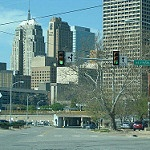
#> input picture Data-B&W/data/20060.jpg, 150 x 150 px, found by its file name; its folder holds only this picture in this run
$ jupyter execute --allow-errors ImageColorization_KNN.ipynb   (shell and % lines are left out)
#> lines starting #> are read from the running program, lines starting #| are printed output that depends on the picture
### Import necessary libraries

[cell 1]
import cv2
import skimage
import glob
import numpy as np
import pandas as pd
from matplotlib import pyplot as plt
from sklearn.neighbors import KNeighborsClassifier
from skimage.segmentation import slic
from skimage.util import img_as_float
from scipy import ndimage as nd
import warnings
warnings.filterwarnings("ignore")
import matplotlib.pyplot as plt
import matplotlib.image as mpimg
import os

### Feature Extraction Functions

[cell 2]
import numpy as np
import pandas as pd
from skimage.segmentation import slic
from skimage import img_as_float
from scipy import ndimage as nd

def extract_features(image):
    X1 = extract_all(image)
    X2 = superpixel(image, False).reshape(-1, 1)
    X3 = extract_neighbors_features(image).reshape(-1, 1)

    # Print shapes for debugging
    print("X1 shape:", X1.shape)
    print("X2 shape:", X2.shape)
    print("X3 shape:", X3.shape)

    X = np.concatenate((X1, X2, X3), axis=1)
    return X

def superpixel(image, status):
    if status:
        segments = slic(img_as_float(image), n_segments=100, sigma=5)
    else:
        segments = slic(img_as_float(image), n_segments=100, sigma=5, compactness=0.1, channel_axis=None)

    return segments

def extract_neighbors_features(img, distance=8):
    if len(img.shape) > 2:
        height, width, _ = img.shape  # For colored images
        total_pixels = height * width
    else:
        height, width = img.shape  # For grayscale images
        total_pixels = img.size

    X = []

    for x in range(height):
        for y in range(width):
            neighbors = []
            for k in range(x - distance, x + distance + 1):
                for p in range(y - distance, y + distance + 1):
                    if x == k and p == y:
                        continue
                    elif 0 <= k < height and 0 <= p < width:
                        if len(img.shape) > 2:
                            neighbors.append(img[k, p])  # For colored images
                        else:
                            neighbors.append(img[k, p])  # For grayscale images
                    else:
                        neighbors.append(0)

            X.append(sum(neighbors) / len(neighbors))

    return np.array(X).reshape(total_pixels, -1)


def extract_all(img):
    if len(img.shape) > 2:
        # For colored images
        img2 = img.reshape(-1, img.shape[-1])  # Reshape to 2D array
    else:
        # For grayscale images
        img2 = img.reshape(-1, 1)  # Reshape to 2D array

    # First feature is gray value of each pixel
    df = pd.DataFrame()
    df['GrayValue(I)'] = img2.flatten()

    # Second feature is GAUSSIAN filter with sigma=3
    gaussian_img = nd.gaussian_filter(img, sigma=3)
    gaussian_img1 = gaussian_img.reshape(-1)
    df['Gaussian s3'] = gaussian_img1

    # Third feature is GAUSSIAN filter with sigma=7
    gaussian_img = nd.gaussian_filter(img, sigma=7)
    gaussian_img2 = gaussian_img.reshape(-1)
    df['Gaussian s7'] = gaussian_img2

    # Fourth feature is generic filter for variance of each pixel with size=3
    variance_img = nd.generic_filter(img, np.var, size=3)
    variance_img1 = variance_img.reshape(-1)
    df['Variance s3'] = variance_img1

    return df

### Setting constant variables

[cell 3]
distance = 1
minImageIndex  = 1
maxImageIndex  = 50

### Functions and procedure for Training the model

[cell 4]
import cv2
import numpy as np
import pandas as pd
from sklearn.neighbors import KNeighborsRegressor
import os

# Function to convert colored images to grayscale
def convert_to_grayscale(image):
    return cv2.cvtColor(image, cv2.COLOR_BGR2GRAY)

# Function to load dataset (only colored images)
def load_dataset(dataset_path):
    colored_images = []

    for filename in os.listdir(dataset_path)[0:350]:
        if filename.endswith(".jpg") or filename.endswith(".png"):
            # Load colored image
            colored_image = cv2.imread(os.path.join(dataset_path, filename))
#> colored_image is the input picture: shape (150, 150, 3); mean B, G, R 131.9, 136.9, 108.1
            #converting from BGR to RGB color space
            colored_image = cv2.cvtColor(colored_image, cv2.COLOR_BGR2RGB)
            colored_images.append(colored_image)

    return colored_images

# Function to extract features from a grayscale image
def extract_features(image):
    X1 = extract_all(image)
    X2 = superpixel(image, False).reshape(-1, 1)
    X3 = extract_neighbors_features(image).reshape(-1, 1)

    # Print shapes for debugging
    #print("X1 shape:", X1.shape)
    #print("X2 shape:", X2.shape)
    #print("X3 shape:", len(X3))
    X = np.c_[X1, X2, X3]
    return X

# Function to train the KNN model
def train_model(grayscale_images, colored_images):
    X_train = []
    y_train = []
    for grayscale_image, colored_image in zip(grayscale_images, colored_images):
        # Extract features from grayscale image
        grayscale_features = extract_features(grayscale_image)
        # Extract RGB values from colored image
        colored_rgb_values = colored_image.reshape(-1, 3)
        X_train.append(grayscale_features)
        y_train.append(colored_rgb_values)
    X_train = np.concatenate(X_train, axis=0)
    y_train = np.concatenate(y_train, axis=0)
    knn_model = KNeighborsRegressor(n_neighbors=5, n_jobs=-1)
    knn_model.fit(X_train, y_train)
    return knn_model


# Function to colorize a grayscale image
def colorize_image(grayscale_image, knn_model):
    # Extract features from grayscale image
    grayscale_features = extract_features(grayscale_image)

    # Predict color values using the trained model
    predicted_colors = knn_model.predict(grayscale_features)
    # Reshape predicted colors to match the size of the grayscale image
    predicted_colors_reshaped = predicted_colors.reshape(grayscale_image.shape[0], grayscale_image.shape[1], -1)

    # Check the number of channels in the predicted colors
    if predicted_colors_reshaped.shape[-1] == 1:
        # If the predicted colors have only one channel, convert to BGR
        colorized_image = cv2.cvtColor(predicted_colors_reshaped, cv2.COLOR_GRAY2BGR)
    elif predicted_colors_reshaped.shape[-1] == 3:
        # If the predicted colors have three channels, no need to convert
        colorized_image = predicted_colors_reshaped
    else:
        raise ValueError("Invalid number of channels in predicted colors")


    return colorized_image

[cell 5]
#Model Training on a subset of our Dataset:
# Loading dataset
dataset_path = r"C:\Users\hp\Downloads\LAU\Spring 2024\Data Science\project\data"
colored_images = load_dataset(dataset_path)
#> colored_images = 1 item

# Convert colored images to grayscale
grayscale_images = [convert_to_grayscale(image) for image in colored_images]
#> in convert_to_grayscale, `return cv2.cvtColor(image, cv2.COLOR_BGR2GRAY)`:
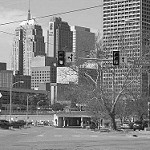
#> returned value: shape (150, 150); min 1, max 254, mean 132.1
#> grayscale_images = 1 item

# Train the KNN model
knn_model = train_model(grayscale_images, colored_images)
#> the loop in train_model, `for grayscale_image, colored_image in zip(grayscale_images, colored_im..` made 1 pass
#> pass 1, in extract_all, `gaussian_img = nd.gaussian_filter(img, sigma=3)`:
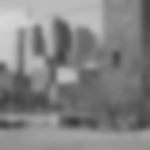
#> gaussian_img: shape (150, 150); min 59, max 216, mean 131.1
#> pass 1, in extract_all, `gaussian_img = nd.gaussian_filter(img, sigma=7)`:
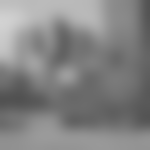
#> gaussian_img: shape (150, 150); min 81, max 210, mean 131.1
#> pass 1, in extract_all, `variance_img = nd.generic_filter(img, np.var, size=3)`:
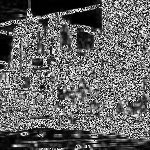
#> variance_img: shape (150, 150); min 0, max 255, mean 100.8
#> pass 1, in superpixel, `segments = slic(img_as_float(image), n_segments=100, sigma=5, compactn..`:
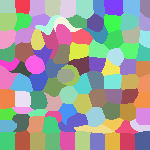
#> segments: shape (150, 150) int64; 97 distinct labels, from 1 to 97; one colour per label, 0 black

[cell 6]
from joblib import dump, load

# Saving the knn model to use it later
dump(knn_model, 'knn_model.joblib')
#> Out = ['knn_model.joblib']

$ run again, on Data-B&W/data/20088.jpg
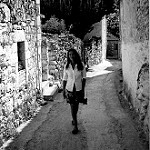
#> input picture Data-B&W/data/20088.jpg, 150 x 150 px, found by its file name
#> in load_dataset, colored_image is the input picture: shape (150, 150, 3); min 0, max 255, mean 111.2
#> colored_images = 1 item
#> the loop in train_model, `for grayscale_image, colored_image in zip(grayscale_images, colored_im..` made 1 pass
#> pass 1, in extract_all, `variance_img = nd.generic_filter(img, np.var, size=3)`:
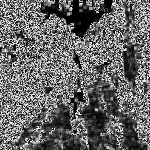
#> variance_img: shape (150, 150); min 0, max 255, mean 103.6
#> pass 1, in superpixel, `segments = slic(img_as_float(image), n_segments=100, sigma=5, compactn..`:
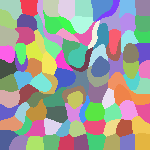
#> segments: shape (150, 150) int64; 100 distinct labels, from 1 to 100; one colour per label, 0 black
#> Out = ['knn_model.joblib']

$ run again, on Data-B&W/data/20090.jpg
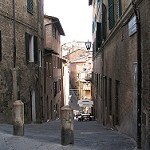
#> input picture Data-B&W/data/20090.jpg, 150 x 150 px, found by its file name
#> in load_dataset, colored_image is the input picture: shape (150, 150, 3); mean B, G, R 89.5, 92.5, 97.4
#> colored_images = 1 item
#> the loop in train_model, `for grayscale_image, colored_image in zip(grayscale_images, colored_im..` made 1 pass
#> pass 1, in extract_all, `variance_img = nd.generic_filter(img, np.var, size=3)`:
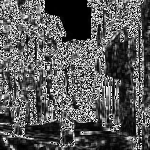
#> variance_img: shape (150, 150); min 0, max 255, mean 89
#> pass 1, in superpixel, `segments = slic(img_as_float(image), n_segments=100, sigma=5, compactn..`:
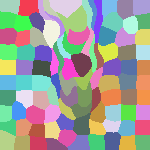
#> segments: shape (150, 150) int64; 98 distinct labels, from 1 to 98; one colour per label, 0 black
#> Out = ['knn_model.joblib']

$ run again, on Data-B&W/data/20108.jpg
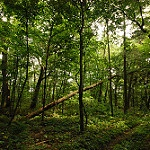
#> input picture Data-B&W/data/20108.jpg, 150 x 150 px, found by its file name
#> in load_dataset, colored_image is the input picture: shape (150, 150, 3); mean B, G, R 32.4, 78, 69.1
#> colored_images = 1 item
#> the loop in train_model, `for grayscale_image, colored_image in zip(grayscale_images, colored_im..` made 1 pass
#> pass 1, in extract_all, `variance_img = nd.generic_filter(img, np.var, size=3)`:
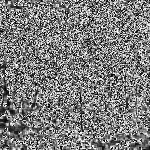
#> variance_img: shape (150, 150); min 0, max 255, mean 125
#> pass 1, in superpixel, `segments = slic(img_as_float(image), n_segments=100, sigma=5, compactn..`:
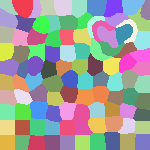
#> segments: shape (150, 150) int64; 100 distinct labels, from 1 to 100; one colour per label, 0 black
#> Out = ['knn_model.joblib']
